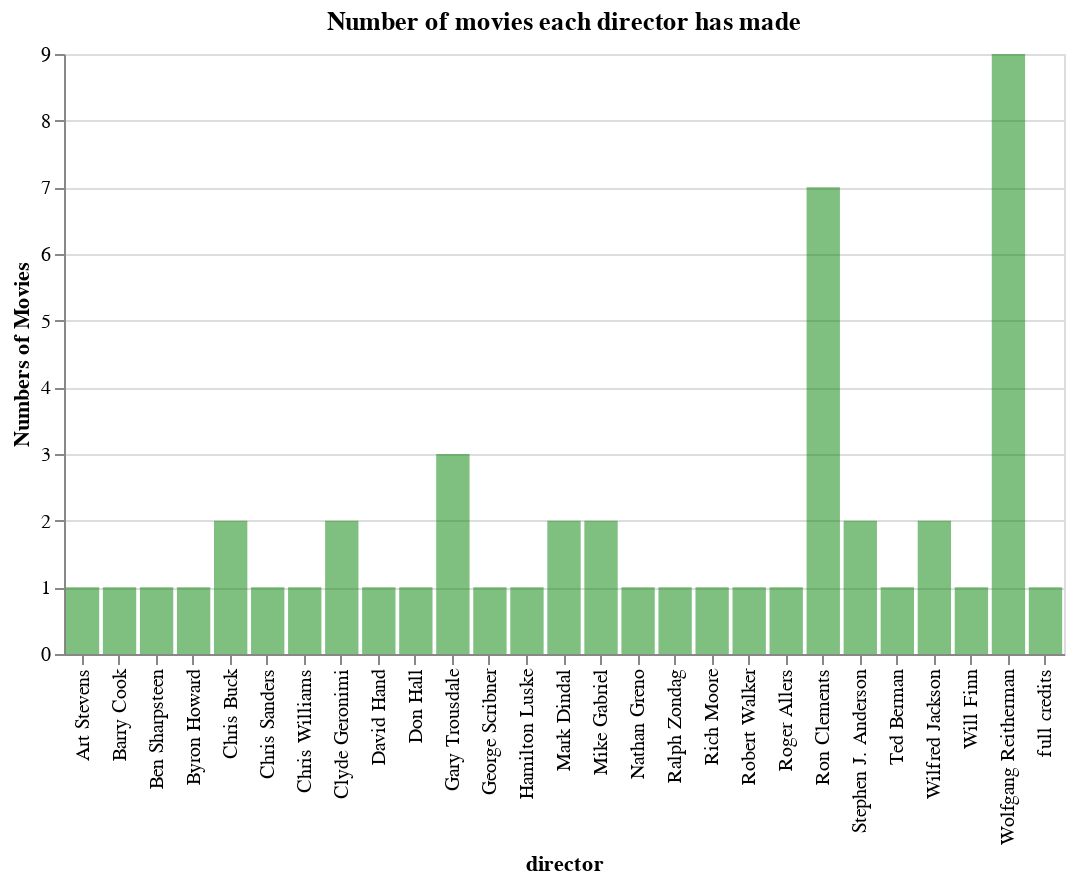

Notebook cell for this chart:
### Markdown cell above
I confirmed Disney has hired some directors over and over again with this table. Maximum 9 times to minimum 2 times.

Now that we can generate a **bar plot** to visualize it.

### Code cell
count_bar = alt.Chart(profitable_director, width=500, height=300).mark_bar(color='green', opacity=0.5).encode(
            x='director',
            y=alt.Y("count()", title="Numbers of Movies")).properties(title='Number of movies each director has made')

count_bar

### Figure 1 — Vega-Lite specification as saved in the notebook (floating-point values rounded to 4 significant figures)
{"config": {"view": {"continuousWidth": 400, "continuousHeight": 300}}, "data": {"name": "data-a9ce70c15b2f190ba84715f85a12440b"}, "mark": {"type": "bar", "color": "green", "opacity": 0.5}, "encoding": {"x": {"type": "nominal", "field": "director"}, "y": {"type": "quantitative", "aggregate": "count", "title": "Numbers of Movies"}}, "height": 300, "title": "Number of movies each director has made", "width": 500, "$schema": "https://vega.github.io/schema/vega-lite/v4.8.1.json", "datasets": {"data-a9ce70c15b2f190ba84715f85a12440b": [{"movie_title": "Snow White and the Seven Dwarfs", "total_gross": 184900000.0, "director": "David Hand"}, {"movie_title": "Pinocchio", "total_gross": 84300000.0, "director": "Ben Sharpsteen"}, {"movie_title": "Fantasia", "total_gross": 83320000.0, "director": "full credits"}, {"movie_title": "Cinderella", "total_gross": 85000000.0, "director": "Wilfred Jackson"}, {"movie_title": "Cinderella", "total_gross": 201200000.0, "director": "Wilfred Jackson"}, {"movie_title": "Lady and the Tramp", "total_gross": 93600000.0, "director": "Hamilton Luske"}, {"movie_title": "Sleeping Beauty", "total_gross": 9465000.0, "director": "Clyde Geronimi"}, {"movie_title": "101 Dalmatians", "total_gross": 153000000.0, "director": "Wolfgang Reitherman"}, {"movie_title": "101 Dalmatians", "total_gross": 136200000.0, "director": "Wolfgang Reitherman"}, {"movie_title": "The Sword in the Stone", "total_gross": 22180000.0, "director": "Wolfgang Reitherman"}, {"movie_title": "The Jungle Book", "total_gross": 141800000.0, "director": "Wolfgang Reitherman"}, {"movie_title": "The Jungle Book", "total_gross": 44340000.0, "director": "Wolfgang Reitherman"}, {"movie_title": "The Jungle Book", "total_gross": 364000000.0, "director": "Wolfgang Reitherman"}, {"movie_title": "The Aristocats", "total_gross": 55680000.0, "director": "Wolfgang Reitherman"}, {"movie_title": "The Many Adventures of Winnie the Pooh", "total_gross": 0.0, "director": "Wolfgang Reitherman"}, {"movie_title": "The Rescuers", "total_gross": 48780000.0, "director": "Wolfgang Reitherman"}, {"movie_title": "The Fox and the Hound", "total_gross": 43900000.0, "director": "Art Stevens"}, {"movie_title": "The Black Cauldron", "total_gross": 21290000.0, "director": "Ted Berman"}, {"movie_title": "The Great Mouse Detective", "total_gross": 23610000.0, "director": "Ron Clements"}, {"movie_title": "Oliver & Company", "total_gross": 49580000.0, "director": "George Scribner"}, {"movie_title": "The Little Mermaid", "total_gross": 111500000.0, "director": "Ron Clements"}, {"movie_title": "The Rescuers Down Under", "total_gross": 27930000.0, "director": "Mike Gabriel"}, {"movie_title": "Beauty and the Beast", "total_gross": 219000000.0, "director": "Gary Trousdale"}, {"movie_title": "Aladdin", "total_gross": 217400000.0, "director": "Ron Clements"}, {"movie_title": "The Lion King", "total_gross": 422800000.0, "director": "Roger Allers"}, {"movie_title": "Pocahontas", "total_gross": 141600000.0, "director": "Mike Gabriel"}, {"movie_title": "The Hunchback of Notre Dame", "total_gross": 100100000.0, "director": "Gary Trousdale"}, {"movie_title": "Hercules", "total_gross": 99110000.0, "director": "Ron Clements"}, {"movie_title": "Mulan", "total_gross": 120600000.0, "director": "Barry Cook"}, {"movie_title": "Tarzan", "total_gross": 171100000.0, "director": "Chris Buck"}, {"movie_title": "Dinosaur", "total_gross": 137700000.0, "director": "Ralph Zondag"}, {"movie_title": "The Emperor's New Groove", "total_gross": 89300000.0, "director": "Mark Dindal"}, {"movie_title": "Atlantis: The Lost Empire", "total_gross": 84050000.0, "director": "Gary Trousdale"}, {"movie_title": "Lilo & Stitch", "total_gross": 145800000.0, "director": "Chris Sanders"}, {"movie_title": "Treasure Planet", "total_gross": 38120000.0, "director": "Ron Clements"}, {"movie_title": "Brother Bear", "total_gross": 85340000.0, "director": "Robert Walker"}, {"movie_title": "Home on the Range", "total_gross": 50030000.0, "director": "Will Finn"}, {"movie_title": "Chicken Little", "total_gross": 135400000.0, "director": "Mark Dindal"}, {"movie_title": "Meet the Robinsons", "total_gross": 97820000.0, "director": "Stephen J. Anderson"}, {"movie_title": "Bolt", "total_gross": 114100000.0, "director": "Chris Williams"}, {"movie_title": "The Princess and the Frog", "total_gross": 104400000.0, "director": "Ron Clements"}, {"movie_title": "Alice in Wonderland", "total_gross": 334200000.0, "director": "Clyde Geronimi"}, {"movie_title": "Tangled", "total_gross": 200800000.0, "director": "Nathan Greno"}, {"movie_title": "Winnie the Pooh", "total_gross": 26690000.0, "director": "Stephen J. Anderson"}, {"movie_title": "Wreck-It Ralph", "total_gross": 189400000.0, "director": "Rich Moore"}, {"movie_title": "Frozen", "total_gross": 400700000.0, "director": "Chris Buck"}, {"movie_title": "Big Hero 6", "total_gross": 222500000.0, "director": "Don Hall"}, {"movie_title": "Zootopia", "total_gross": 341300000.0, "director": "Byron Howard"}, {"movie_title": "Moana", "total_gross": 246100000.0, "director": "Ron Clements"}]}}
